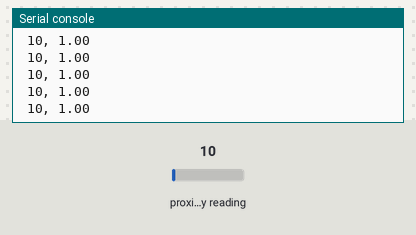
Bench run of a program on a simulated Raspberry Pi Pico running MicroPython. Shown: the last lines printed to the serial console. The inputs (shaded band) are chosen by the test bench; at power-on: proximity reading 10. Library files of the repository ran but are not shown: APDS9960LITE.py.

Above: at 1.2 s.
1.3 s: proximity reading set to 5
At 1.51 s:
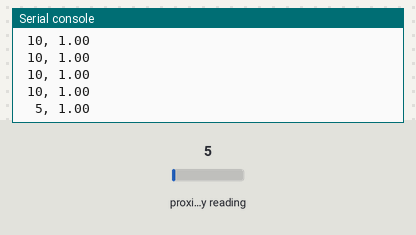
2.8 s: proximity reading set to 128
At 3.11 s:
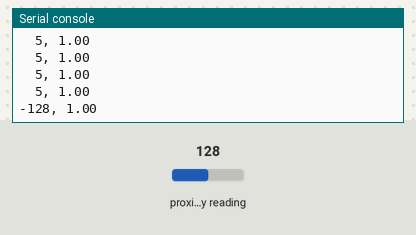

The program:

listing_10_apds9960_distance_calibration.py
```python
from machine import SoftI2C, Pin
from time import sleep
from APDS9960LITE import APDS9960LITE
# TODO: Import ultrasonic sensor module

# Initialise I2C bus
i2c = SoftI2C(scl=Pin("PB13"), sda=Pin("PB14"))
# Initialise APDS9660
apds9960=APDS9960LITE(i2c)      # Create APDS9660 sensor object
apds9960.prox.enableSensor()    # Send I2C command to enable sensor
sleep(0.1)  # Let sensor measurment stabilise before starting loop

# TODO: Initialise the ultrasonic sensor

for i in range(100):  # Take 100 measurements
    proximity_measurement = apds9960.prox.proximityLevel  # Read the proximity value
    ultrasonic_measurement_mm = 1.0 # TODO: Read the ultrasonic sensor instead of always 1.0
    print("{:3d}, {:4.2f}".format(proximity_measurement,ultrasonic_measurement_mm))
    sleep(0.2)  # Wait for measurement to be ready

print("Experiment finished! Please restart processor to repeat.")
```

Measured:
- after the input at 1.3 s, the serial console: prints a new line after 0.05 s (image 1)
- after the input at 2.8 s, the serial console: prints a new line after 0.16 s (image 2)
